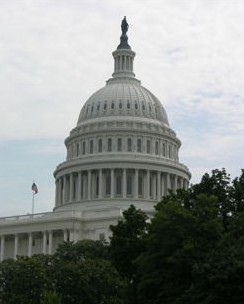
#> input picture Image-Blurring/blur.jpeg, 244 x 304 px
$ python w_averaged_blur.py
#> lines starting #> are read from the running program, lines starting #| are printed output that depends on the picture
#> further down, image is the input picture: shape (304, 244, 3); mean R, G, B 137.4, 141.7, 138.6
### Image-Blurring/blur.py
from PIL import Image
import numpy as np
import matplotlib.pyplot as plt
def convert(input_image, kernel):
    ht = input_image.shape[0]
#> ht = 304
    wid = input_image.shape[1]
#> wid = 244
    channel = input_image.shape[2]
#> channel = 3

    # Middle of the kernel
    offset = len(kernel) // 2

    # Create empty output array
    output_image = np.empty((ht,wid,channel))

    # Compute convolution between value and kernels
    for x in range(offset, ht - offset):
        for y in range(offset, wid - offset):
            acc = [0] * channel

            for a in range(len(kernel)):
                for b in range(len(kernel)):
                    xn = x + a - offset
                    yn = y + b - offset
                    value = input_image[xn][yn]
                    for c in  range(channel):
                        acc[c] += value[c] * kernel[a][b]

            for c in  range(channel):
                output_image[x][y][c] = acc[c]
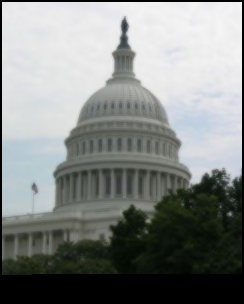
#> output_image: shape (304, 244, 3) float64; mean R, G, B 132.1, 135.7, 133.5
    return output_image

### Image-Blurring/w_averaged_blur.py
from PIL import Image
import numpy as np
import matplotlib.pyplot as plt
from blur import convert
# Weighted Average Filter
w_average_kernel = [[1/40, 1/40, 1/40, 1/40, 1/40],
                    [1/40, 1/40, 1/40, 1/40, 1/40],
                    [1/40, 1/40,16/40, 1/40, 1/40],
                    [1/40, 1/40, 1/40, 1/40, 1/40],
                    [1/40, 1/40, 1/40, 1/40, 1/40]]
image = np.array(Image.open("blur.jpeg"))
#> (the run stopped early here; a loop or call above may not have finished)
